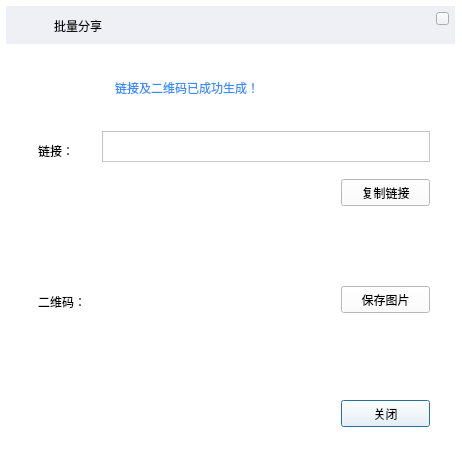
<?xml version="1.0" encoding="UTF-8"?>
<ui version="4.0">
 <class>groupshareDialog</class>
 <widget class="QDialog" name="groupshareDialog">
  <property name="geometry">
   <rect>
    <x>0</x>
    <y>0</y>
    <width>462</width>
    <height>458</height>
   </rect>
  </property>
  <property name="windowTitle">
   <string>Dialog</string>
  </property>
  <property name="styleSheet">
   <string notr="true">background-color: rgb(255, 255, 255);</string>
  </property>
  <widget class="QLabel" name="label_6">
   <property name="geometry">
    <rect>
     <x>54</x>
     <y>16</y>
     <width>200</width>
     <height>20</height>
    </rect>
   </property>
   <property name="styleSheet">
    <string notr="true">background-color: rgb(238, 240, 245);
font: 75 9pt &quot;Arial&quot;;</string>
   </property>
   <property name="text">
    <string>批量分享</string>
   </property>
  </widget>
  <widget class="QLabel" name="label_8">
   <property name="geometry">
    <rect>
     <x>115</x>
     <y>73</y>
     <width>300</width>
     <height>30</height>
    </rect>
   </property>
   <property name="styleSheet">
    <string notr="true">color: rgb(58, 140, 255);</string>
   </property>
   <property name="text">
    <string>链接及二维码已成功生成！</string>
   </property>
  </widget>
  <widget class="QLabel" name="label_4">
   <property name="geometry">
    <rect>
     <x>6</x>
     <y>6</y>
     <width>449</width>
     <height>38</height>
    </rect>
   </property>
   <property name="styleSheet">
    <string notr="true">background-color: rgb(238, 240, 245);</string>
   </property>
   <property name="text">
    <string/>
   </property>
  </widget>
  <widget class="QPushButton" name="pushButtonclos">
   <property name="geometry">
    <rect>
     <x>341</x>
     <y>400</y>
     <width>89</width>
     <height>27</height>
    </rect>
   </property>
   <property name="text">
    <string>关闭</string>
   </property>
  </widget>
  <widget class="QPushButton" name="pushButton_copy">
   <property name="geometry">
    <rect>
     <x>341</x>
     <y>179</y>
     <width>89</width>
     <height>27</height>
    </rect>
   </property>
   <property name="text">
    <string>复制链接</string>
   </property>
  </widget>
  <widget class="QLabel" name="label_2">
   <property name="geometry">
    <rect>
     <x>98</x>
     <y>237</y>
     <width>130</width>
     <height>130</height>
    </rect>
   </property>
   <property name="text">
    <string/>
   </property>
  </widget>
  <widget class="QLabel" name="label_3">
   <property name="geometry">
    <rect>
     <x>38</x>
     <y>294</y>
     <width>70</width>
     <height>15</height>
    </rect>
   </property>
   <property name="text">
    <string>二维码：</string>
   </property>
  </widget>
  <widget class="QPushButton" name="pushButton_sav">
   <property name="geometry">
    <rect>
     <x>341</x>
     <y>286</y>
     <width>89</width>
     <height>27</height>
    </rect>
   </property>
   <property name="text">
    <string>保存图片</string>
   </property>
  </widget>
  <widget class="QLabel" name="label_7">
   <property name="geometry">
    <rect>
     <x>60</x>
     <y>71</y>
     <width>36</width>
     <height>36</height>
    </rect>
   </property>
   <property name="styleSheet">
    <string notr="true">border-image: url(:/new/mainwindow/pictures/system_success.png);</string>
   </property>
   <property name="text">
    <string/>
   </property>
  </widget>
  <widget class="QPushButton" name="pushButtonclos2">
   <property name="geometry">
    <rect>
     <x>436</x>
     <y>12</y>
     <width>13</width>
     <height>13</height>
    </rect>
   </property>
   <property name="styleSheet">
    <string notr="true">border-image: url(:/new/mainwindow/pictures/exit_button.png);
background-color: rgb(238, 240, 245);</string>
   </property>
   <property name="text">
    <string/>
   </property>
  </widget>
  <widget class="QLabel" name="label_5">
   <property name="geometry">
    <rect>
     <x>22</x>
     <y>18</y>
     <width>23</width>
     <height>17</height>
    </rect>
   </property>
   <property name="styleSheet">
    <string notr="true">background-color: rgb(238, 240, 245);
border-image: url(:/new/mainwindow/pictures/system_icon.png);</string>
   </property>
   <property name="text">
    <string/>
   </property>
  </widget>
  <widget class="QTextEdit" name="textEdit">
   <property name="geometry">
    <rect>
     <x>102</x>
     <y>131</y>
     <width>328</width>
     <height>31</height>
    </rect>
   </property>
  </widget>
  <widget class="QLabel" name="label">
   <property name="geometry">
    <rect>
     <x>38</x>
     <y>143</y>
     <width>70</width>
     <height>15</height>
    </rect>
   </property>
   <property name="text">
    <string>链接：</string>
   </property>
  </widget>
  <widget class="QLabel" name="label_9">
   <property name="geometry">
    <rect>
     <x>54</x>
     <y>18</y>
     <width>100</width>
     <height>15</height>
    </rect>
   </property>
   <property name="styleSheet">
    <string notr="true">background-color: rgb(238, 240, 245);</string>
   </property>
   <property name="text">
    <string>批量分享</string>
   </property>
  </widget>
  <zorder>label_6</zorder>
  <zorder>label_8</zorder>
  <zorder>label_4</zorder>
  <zorder>pushButtonclos</zorder>
  <zorder>pushButton_copy</zorder>
  <zorder>label_2</zorder>
  <zorder>label_3</zorder>
  <zorder>pushButton_sav</zorder>
  <zorder>label_7</zorder>
  <zorder>pushButtonclos2</zorder>
  <zorder>label_5</zorder>
  <zorder>label</zorder>
  <zorder>textEdit</zorder>
  <zorder>label_9</zorder>
 </widget>
 <resources/>
 <connections/>
</ui>
